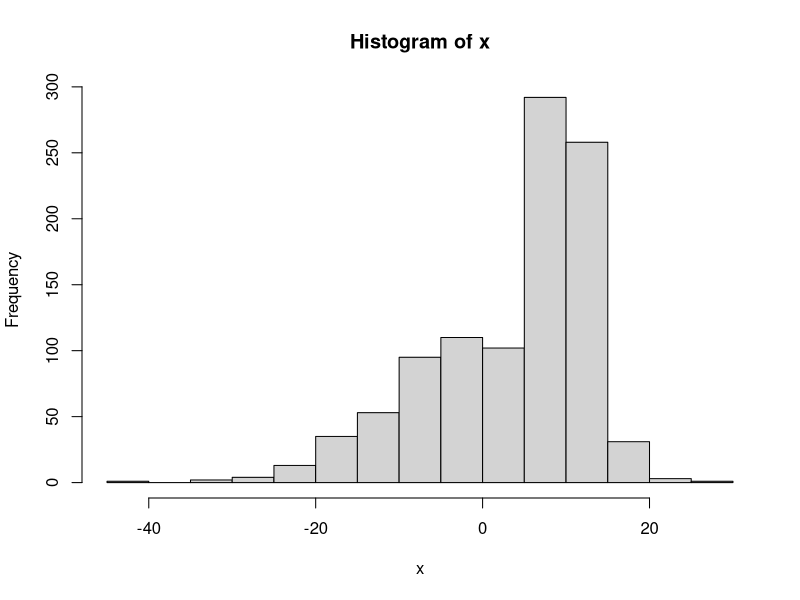
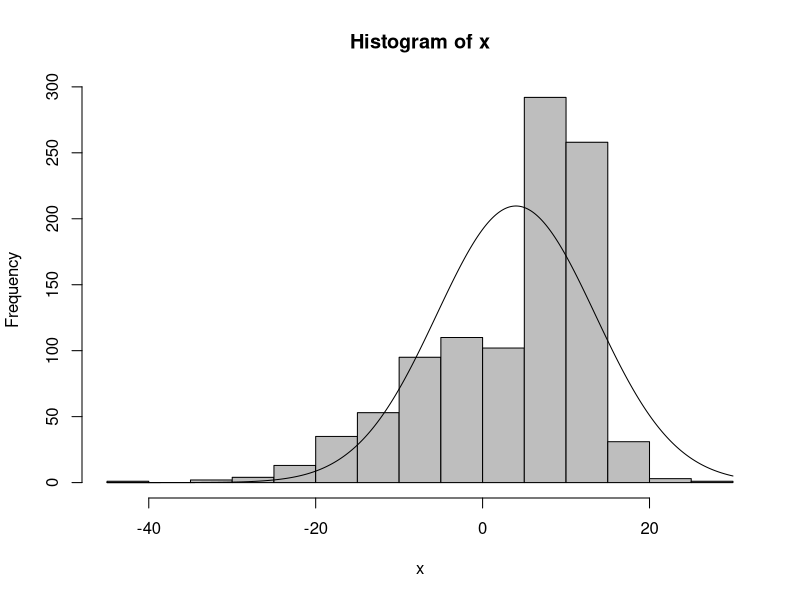
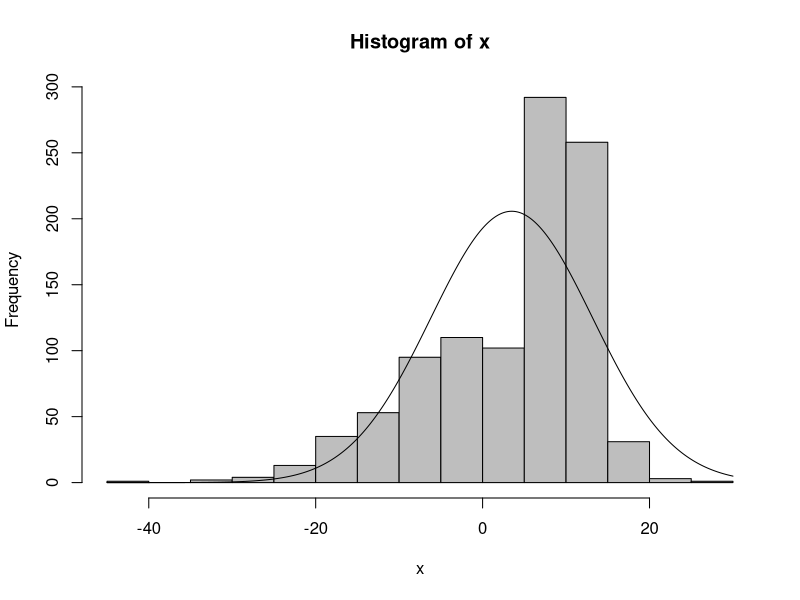
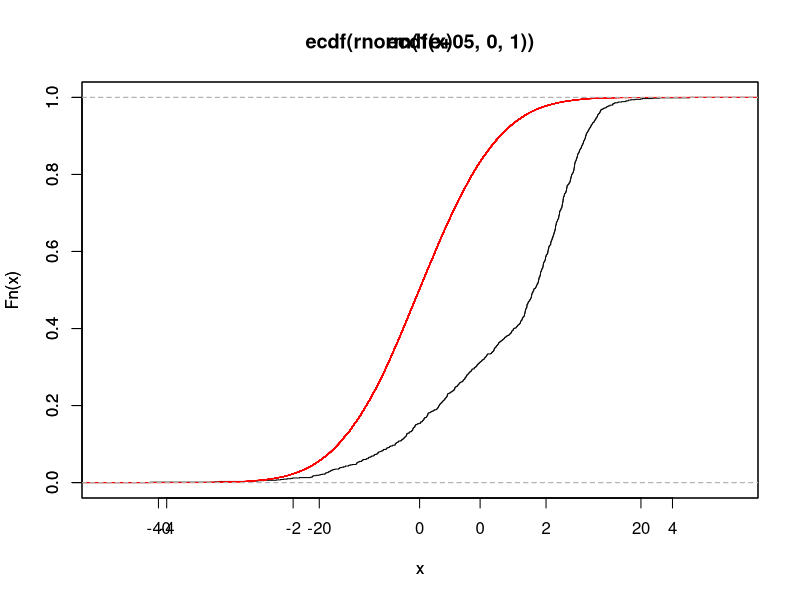

Reproduce these figures in R, in order.
## ---- chunk 1
mu_1 <- 10
mu_2 <- -2
sd_1 <- 3
sd_2 <- 10
n <- 1000
mean <- c(mu_1, mu_2)
sd <- c(sd_1, sd_2)

my.data <- rnorm(n, mean, sd)
summary(my.data)
## ---- chunk 2
x <- my.data

# histogram
hist(x)

# superimpose normal density
h <- hist(x, plot=FALSE)
plot(h, col="grey")
xlines <-seq(min(h$breaks),max(h$breaks),length.out=1000)
lines(x = xlines,y=dnorm(xlines, 4, sqrt(90.5)) *length(x)*diff(h$breaks)[1])


# superimpose emperical density
h <- hist(x, plot=FALSE)
plot(h, col="grey")
xlines <-seq(min(h$breaks),max(h$breaks),length.out=1000)
lines(x = xlines, y=dnorm(xlines, mean(x), sd(x)) * length(x)*diff(h$breaks)[1])
## ---- chunk 3
Fs_1 <- ecdf(x)
# plot ecdf
plot(Fs_1)


# superimpose cdf for standard normal
par(new=TRUE)
plot(ecdf(rnorm(10e4, 0, 1)), col="red")

# calculate maximal difference
sample <- x
x <- seq(min(sample),max(sample), by = .01)
max(abs(Fs_1(x)-pnorm(x,mean = mean(sample), sd = sd(sample))))

## ---- chunk 4
# your code here
k_central_moment <- function(num, datafr){
  return (sum((my.data - mean(my.data))^(num))/n)
}
# skewness
third_central_moment = k_central_moment(3, my.data)
sec_central_moment = k_central_moment(2, my.data)
skewness = third_central_moment/sec_central_moment^(3/2)
skewness
# kurtosis
four_central_moment = k_central_moment(4, my.data)
kurtosis = four_central_moment/sec_central_moment^2
kurtosis
## ---- chunk 5
quantile(my.data, probs = seq(0.1,0.9,0.1))
my.data_sorted = sort(my.data)
my.data_sorted[seq(100, 900, 100)]

## ---- chunk 6
# your code here
# theoretical expected value and variance

# sample mean and sample variance

## ---- chunk 7
# your code here
